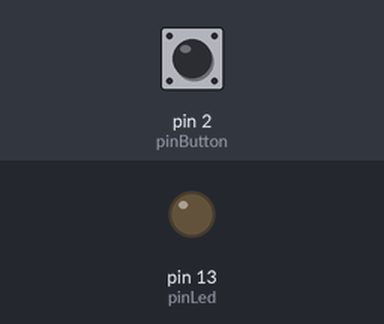
This sketch was run on a simulated Arduino Uno, built with avr-gcc and run on an emulated ATmega328P. Parts: output pins drawn as LEDs (lit = HIGH). The inputs (shaded band) are chosen by the test bench; at power-on: pin 2 (pinButton) LOW.

Above: at 1.2 s.
1.3 s: pin 2 (pinButton) pulled HIGH for 0.15 s
At 1.37 s:
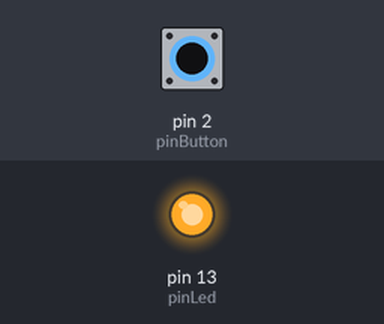
2.9 s: pin 2 (pinButton) pulled HIGH for 3.2 s
At 6.5 s:
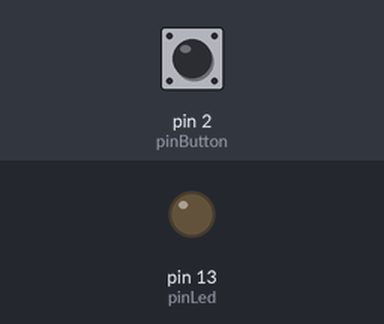
Timing chart, 0 to 8.0 s (numbered marks = the images above; inputs shaded):
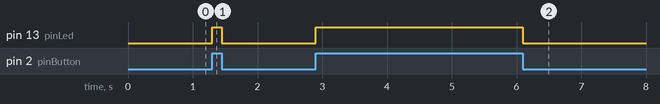

Measured:
- after the input at 1.3 s, pin 13 (pinLed): LOW → HIGH at once, → LOW 0.15 s later
- after the input at 2.9 s, pin 13 (pinLed): LOW → HIGH at once, → LOW 3.2 s later

The sketch:

Blink.ino
```cpp
const int pinLed = 13;
const int pinButton = 2;

// the setup function runs once when you press reset or power the board
void setup() {
  // initialize digital pin 13 as an output.
  pinMode(pinLed, OUTPUT);
  pinMode(pinButton, INPUT);
}

int buttonValue = LOW;

// the loop function runs over and over again forever
void loop() {
  buttonValue = digitalRead(pinButton);
  if(buttonValue == HIGH) {
    digitalWrite(pinLed, HIGH);
  } else {
    digitalWrite(pinLed, LOW);
  }

}
```
